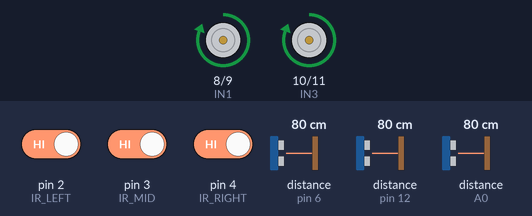
Simulated run of this sketch. Board: Arduino Uno, built with avr-gcc and run on an emulated ATmega328P. Parts: motor-driver pin pairs drawn as motors (green arrow = first pin HIGH = forward, orange = second pin HIGH = backward, longer = more drive). Wiring (inferred from the names in the program): 3 × ultrasonic range finder: trigger pin 5, echo pin 6 / trigger pin 7, echo pin 12 / trigger pin 13, echo A0. The test bench sets the inputs (shaded band); at power-on: distance to the obstacle (sensors on pin 12, pin 6, A0) 80 cm, pin 2 (IR_LEFT) HIGH, pin 3 (IR_MID) HIGH, pin 4 (IR_RIGHT) HIGH. The echo pulse lasts 58.3 µs per cm.

Above: at 1.2 s.
1.3 s: distance to the obstacle (sensor on pin 12) set to 17 cm
2.8 s: distance to the obstacle (sensor on pin 12) set to 14 cm
At 3.4 s:
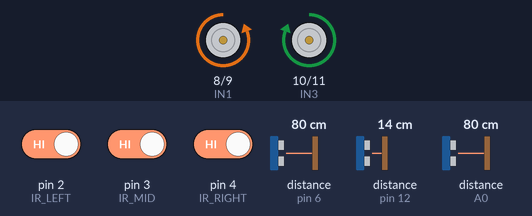
5.8 s: distance to the obstacle (sensor on pin 6) set to 2 cm
At 6.6 s:
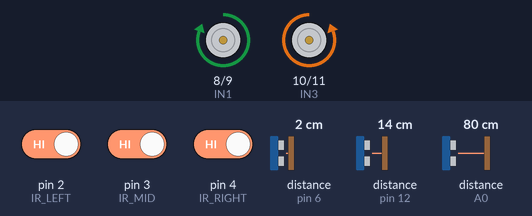
7.3 s: distance to the obstacle (sensor on pin 6) set to 77 cm
8.8 s: distance to the obstacle (sensor on pin 6) set to 80 cm
At 9.5 s:
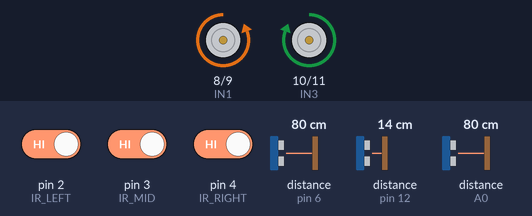
11.8 s: distance to the obstacle (sensor on pin 6) set to 4 cm
Timing chart, 0 to 14.4 s (numbered marks = the images above; inputs shaded):
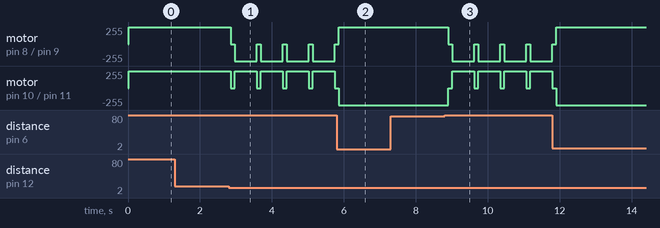

Measured:
- the behaviour switches between 16 and 15 cm on distance to the obstacle (sensor on pin 12) (found by bisection; images 0 and 1)
- the behaviour switches between 79 and 80 cm on distance to the obstacle (sensor on pin 6) (found by bisection; images 2 and 3)
- after the input at 1.3 s, every drawn part: stays the same
- after the input at 2.8 s, motor on pin 8 (IN1) / pin 9 (IN2): alternates backward 255/255 for 0.61 s and stopped for 0.11 s, starting after 0.05 s; motor on pin 10 (IN3) / pin 11 (IN4): alternates forward 255/255 for 0.61 s and stopped for 0.11 s, starting after 0.05 s
- after the input at 8.8 s, motor on pin 8 (IN1) / pin 9 (IN2): alternates backward 255/255 for 0.61 s and stopped for 0.11 s, starting after 0.10 s; motor on pin 10 (IN3) / pin 11 (IN4): alternates forward 255/255 for 0.61 s and stopped for 0.11 s, starting after 0.10 s

The sketch:

saved-code-snip.ino
```cpp
// Motor driver pins
#define IN1 8   // Left Motor IN1
#define IN2 9   // Left Motor IN2
#define IN3 10  // Right Motor IN3
#define IN4 11  // Right Motor IN4

// IR sensor pins
#define IR_LEFT 2
#define IR_MID 3
#define IR_RIGHT 4

// Ultrasonics
#define US1_TRIG 5
#define US1_ECHO 6 // left

#define US2_TRIG 7
#define US2_ECHO 12 // mid

#define US3_TRIG 13
#define US3_ECHO A0 // right

// Variable to remember the last known position of the line
// -1 = Left, 0 = Center, 1 = Right
int lastLinePosition = 0;

void setup() {
  pinMode(IN1, OUTPUT);
  pinMode(IN2, OUTPUT);
  pinMode(IN3, OUTPUT);
  pinMode(IN4, OUTPUT);

  pinMode(IR_LEFT, INPUT);
  pinMode(IR_MID, INPUT);
  pinMode(IR_RIGHT, INPUT);
  pinMode(LED_BUILTIN, OUTPUT);

  // Set pins
  pinMode(US1_TRIG, OUTPUT); pinMode(US1_ECHO, INPUT);
  pinMode(US2_TRIG, OUTPUT); pinMode(US2_ECHO, INPUT);
  pinMode(US3_TRIG, OUTPUT); pinMode(US3_ECHO, INPUT);
  Serial.begin(9600);
}

long getDistance(int trigPin, int echoPin) {
  // Send pulse
  digitalWrite(trigPin, LOW);
  delayMicroseconds(2);
  digitalWrite(trigPin, HIGH);
  delayMicroseconds(10);
  digitalWrite(trigPin, LOW);

  // Read echo duration
  long duration = pulseIn(echoPin, HIGH);

  // Convert to cm
  long distance = duration * 0.034 / 2;
  return distance;
}

void loop() {
  int left = digitalRead(IR_LEFT);
  int mid = digitalRead(IR_MID);
  int right = digitalRead(IR_RIGHT);

    // Read all 3 ultrasonic sensors
  int leftD = getDistance(US1_TRIG, US1_ECHO);
  int midD = getDistance(US2_TRIG, US2_ECHO);
  int rightD = getDistance(US3_TRIG, US3_ECHO);

  // Serial.print("left: ");
  // Serial.print(leftD);
  // Serial.println(" cm");
  // Serial.print("mid: ");
  // Serial.print(midD);
  // Serial.println(" cm");
  // Serial.print("right: ");
  // Serial.print(rightD);
  // Serial.println(" cm");

  // security pupose and ultra sonic sonic
  if(midD >= 15 && leftD >= 15 && rightD >= 15) {
    moveForward();
  } else if (midD < 15 || leftD < 15 || right < 15) {
    stopMotors();
    if(leftD > rightD) {
      turnLeftHIGHPOWER();
    }else if(leftD < rightD) {
      turnRightHIGHPOWER();
    }
  }


  // line position based dicitions

  // // code commenting: start
  // if(mid == HIGH && left == LOW && right == LOW) { //mid only
  //   moveForward();
  // }else if(mid == LOW && left == HIGH && right == LOW) { // left only
  //   turnLeft();
  // }else if(mid == LOW && left == LOW && right == HIGH) { // right only
  //   turnRight();
  // } else if(mid == LOW && left == LOW && right == LOW) { // all are out
  //   /// Write Ultra Sonic Codes
  // }else if(mid == HIGH && left == HIGH && right == HIGH) { // all are on line
  //   turnRight();

  // }else {
  //   stopMotors();
  // }
  // delay(10);
  // // code commenting: end
  delay(100);
}

void moveForward() {
  digitalWrite(IN1, HIGH);
  digitalWrite(IN2, LOW);
  digitalWrite(IN3, HIGH);
  digitalWrite(IN4, LOW);
}

void turnLeft() {
  digitalWrite(IN1, LOW);
  digitalWrite(IN2, LOW);
  digitalWrite(IN3, HIGH);
  digitalWrite(IN4, LOW);
}

void turnRight() {
  digitalWrite(IN1, HIGH);
  digitalWrite(IN2, LOW);
  digitalWrite(IN3, LOW);
  digitalWrite(IN4, LOW);
}

void turnLeftHIGHPOWER() {
  digitalWrite(IN1, LOW);
  digitalWrite(IN2, HIGH);
  digitalWrite(IN3, HIGH);
  digitalWrite(IN4, LOW);
  delay(500);
}

void turnRightHIGHPOWER() {
  digitalWrite(IN1, HIGH);
  digitalWrite(IN2, LOW);
  digitalWrite(IN3, LOW);
  digitalWrite(IN4, HIGH);
  delay(500);
}

void stopMotors() {
  digitalWrite(IN1, LOW);
  digitalWrite(IN2, LOW);
  digitalWrite(IN3, LOW);
  digitalWrite(IN4, LOW);
}
```
